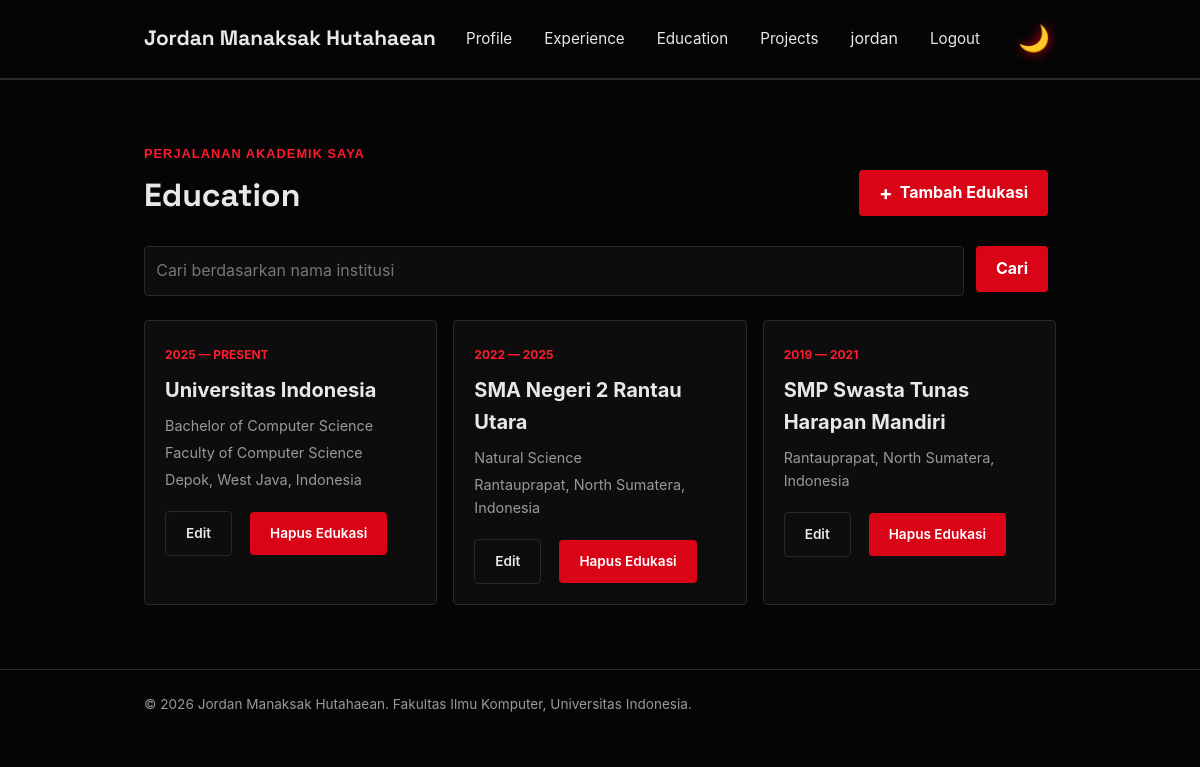
/education/ (signed in), run on the app's committed database.
### main/models.py (models this page shows, shortened)
class Education(models.Model):
    id = models.UUIDField(primary_key=True, default=uuid.uuid4, editable=False)
    institution = models.CharField(max_length=255)
    degree = models.CharField(max_length=255, blank=True, default="")
    faculty = models.CharField(max_length=255, blank=True, default="")
    location = models.CharField(max_length=255)
    start_year = models.IntegerField()
    end_year = models.IntegerField(null=True, blank=True)
    class Meta:
        ordering = ['-start_year']
    @property
    def year_display(self):
        if self.end_year:
            return f"{self.start_year} — {self.end_year}"
        return f"{self.start_year} — Present"

### main/views.py (the view)
# urls.py: path("education/", show_education, name="show_education"),
def show_education(request):
    json_response = get_education_json(request)
    educations = serializers.deserialize(
        "json", json_response.content.decode("utf-8")
    )
    educations = [edu.object for edu in educations]
    institution_query = request.GET.get("institution", "").strip()
    context = {
        "name": "Jordan Manaksak Hutahaean",
        "education_list": educations,
        "institution_query": institution_query,
    }
    return render(request, "education.html", context)

### main/views.py (called while the page is built)
def get_education_json(request):
    institution_query = request.GET.get("institution", "").strip()
    educations = Education.objects.all()
    if institution_query:
        educations = educations.filter(institution__icontains=institution_query)
    educations_json = serializers.serialize("json", educations)
    return HttpResponse(educations_json, content_type="application/json")

### templates/education.html (shortened to what this page needs)
{% extends 'base.html' %}
{% block content %}
<main>
    <section class="education-section" id="education">
        <div class="container">
            <p class="section-kicker">Perjalanan akademik saya</p>
            <div class="project-header">
                <h1>Education</h1>
                <a href="{% url 'main:create_education' %}"
                   class="button project-add-button">
                    <span aria-hidden="true">+</span>
                    Tambah Edukasi
                </a>
            </div>
            <form method="get"
                  action="{% url 'main:show_education' %}"
                  class="project-search">
                <input type="search"
                       name="institution"
                       value="{{ institution_query }}"
                       placeholder="Cari berdasarkan nama institusi"
                       class="project-search__input"
                       aria-label="Cari berdasarkan nama institusi">
                <button type="submit" class="button">Cari</button>
            </form>
            <div class="education-grid">
                {% for edu in education_list %}
                    <article class="education-card">
                        <span class="education-year">
                            {{ edu.year_display }}
                        </span>
                        <h2>{{ edu.institution }}</h2>
                        {% if edu.degree %}
                            <p class="education-degree">{{ edu.degree }}</p>
                        {% endif %}
                        {% if edu.faculty %}
                            <p class="education-faculty">
                                {{ edu.faculty }}
                            </p>
                        {% endif %}
                        <p class="education-location">
                            {{ edu.location }}
                        </p>
                        <div class="project-card-actions">
                            <div class="project-actions">
                                <a href="{% url 'main:update_education' edu.id %}" class="button button-secondary">Edit</a>
                                {% include "components/education_delete_modal.html" with education=edu %}
                            </div>
                        </div>
                    </article>
                {% endfor %}
            </div>
        </div>
    </section>
</main>
{% endblock content %}

### templates/base.html (shortened to what this page needs)
{% load static %}
<!DOCTYPE html>
<html lang="id">
<head>
    <link rel="stylesheet" href="{% static 'css/style.css' %}">
</head>
<body>
  <header class="site-header">
    <div class="container">
        <a href="{% url 'main:show_main' %}" class="brand">{{ name }}</a>
        <nav>
            <a href="{% url 'main:show_main' %}">Profile</a>
            <a href="{% url 'main:show_experience' %}">Experience</a>
            <a href="{% url 'main:show_education' %}">Education</a>
            <a href="{% url 'main:show_projects' %}">Projects</a>
            {% if user.is_authenticated %}
            <span class="nav-user">{{ user.username }}</span>
            <a href="{% url 'main:logout' %}">Logout</a>
            {% else %}
                <a href="{% url 'main:login' %}">Login</a>
                <a href="{% url 'main:register' %}">Register</a>
            {% endif %}
            <button class="theme-toggle-btn" id="themeToggle" aria-label="Toggle Theme">
            </button>
        </nav>
    </div>
  </header>
  {% block content %} {% endblock content %}
  <footer class="site-footer">
      <div class="container">
          <p>&copy; 2026 {{ name }}. Fakultas Ilmu Komputer, Universitas Indonesia.</p>
      </div>
  </footer>
</body>
</html>

### templates/components/education_delete_modal.html (shortened to what this page needs)
<p class="experience-status">
    <button type="button"
            class="button button-danger"
            popovertarget="delete-education-{{ education.id }}"
            aria-label="Hapus {{ education.institution }}"
            title="Hapus edukasi">
        Hapus Edukasi
    </button>
</p>

### static/css/style.css (style rules this page uses)
* { margin: 0; padding: 0; box-sizing: border-box; }
:root { --ink: #e8e8e8; --paper: #050505; --accent: #d90416; --accent-dark: #ff1a2e; --line: #292929; --text-muted: #999999; --card: #0d0d0d; --radius: 4px; --glow: rgba(217, 4, 22, 0.4); }
body { font-family: -apple-system, "Rajdhani", Roboto, Helvetica, Arial, sans-serif; color: var(--ink); background-color: var(--paper); line-height: 1.6; transition: background-color 0.3s ease, color 0.3s ease; }
h1, .brand { font-family: "Space Grotesk", -apple-system, sans-serif; }
.container { max-width: 960px; margin: 0 auto; padding: 0 1.5rem; }
.theme-toggle-btn { background: transparent; border: none; cursor: pointer; padding: 6px; font-size: 1.6rem; line-height: 1; display: flex; align-items: center; justify-content: center; transition: transform 0.2s ease, filter 0.3s ease; filter: drop-shadow(0 0 6px var(--accent)); }
.site-header { border-bottom: 1px solid var(--line); background-color: var(--paper); transition: background-color 0.3s ease, border-color 0.3s ease; }
.site-header .container { display: flex; justify-content: space-between; align-items: center; padding: 1.25rem 1.5rem; }
.brand { font-size: 1.3rem; font-weight: 700; color: var(--ink); text-decoration: none; }
.site-header nav { display: flex; align-items: center; gap: 2rem; }
.site-header nav a { color: var(--ink); text-decoration: none; font-size: 0.95rem; }
.section-kicker { color: var(--accent-dark); font-family: "Orbitron", sans-serif; font-size: 0.8rem; font-weight: 700; letter-spacing: 0.08em; text-transform: uppercase; }
.experience-status { margin-top: 1rem; font-size: 0.85rem; font-weight: 600; }
.education-section { padding: 4rem 0; border-top: 1px solid var(--line); }
.education-section h1 { margin: 0.4rem 0 1.5rem; font-size: 2rem; }
.education-grid { display: grid; grid-template-columns: repeat(auto-fit, minmax(240px, 1fr)); gap: 1rem; }
.education-card { padding: 1.25rem; background-color: var(--card); border: 1px solid var(--line); border-radius: var(--radius); transition: transform 0.3s ease, border-color 0.3s ease, box-shadow 0.3s ease, background-color 0.3s ease; }
.education-year { color: var(--accent-dark); font-size: 0.75rem; font-weight: 700; text-transform: uppercase; }
.education-card h2 { margin: 0.5rem 0; font-size: 1.25rem; }
.education-degree, .education-faculty, .education-location { color: var(--text-muted); font-size: 0.9rem; margin-bottom: 0.25rem; }
.button { display: inline-block; height: fit-content; border: 0; border-radius: var(--radius); padding: 0.65rem 1.25rem; background: var(--accent); color: #ffffff; cursor: pointer; font: inherit; font-weight: 700; text-decoration: none; transition: all 0.2s ease; margin-right: 0.5rem; }
.button-secondary { background: var(--card); border: 1px solid var(--line); color: var(--ink); }
.button-danger { background: var(--accent); color: #ffffff; }
.project-header { width: 100%; display: flex; justify-content: space-between; align-items: center; gap: 1rem; margin-bottom: 1.5rem; }
.project-header h1 { margin-bottom: 0; }
.project-add-button { display: inline-flex; align-items: center; gap: 0.45rem; }
.project-add-button span { font-size: 1.25rem; line-height: 1; }
.project-search { display: flex; gap: 0.75rem; margin-bottom: 1.5rem; }
.project-search__input { width: 100%; min-width: 0; padding: 0.7rem; border: 1px solid var(--line); border-radius: var(--radius); background: var(--card); color: var(--ink); font: inherit; transition: background-color 0.3s ease, color 0.3s ease; }
.project-actions { display: flex; align-items: center; flex-wrap: wrap; gap: 10px; margin-top: 1rem; }
.project-actions .button { font-size: 0.85rem; font-weight: 600; }
.project-card-actions { display: flex; flex-direction: column; margin-top: auto; }
.project-actions .experience-status { margin-top: 0; }
.site-footer { padding: 1.5rem; color: var(--text-muted); font-size: 0.85rem; border-top: 1px solid var(--line); background-color: var(--paper); transition: background-color 0.3s ease, border-color 0.3s ease; }

### data on the page
Education: year_display "2025 — PRESENT", institution "Universitas Indonesia", degree "Bachelor of Computer Science", faculty "Faculty of Computer Science", location "Depok, West Java, Indonesia"
Education: year_display "2022 — 2025", institution "SMA Negeri 2 Rantau Utara", degree "Natural Science", location "Rantauprapat, North Sumatera, Indonesia"
Education: year_display "2019 — 2021", institution "SMP Swasta Tunas Harapan Mandiri", location "Rantauprapat, North Sumatera, Indonesia"

### other printed values
{{ name }} "Jordan Manaksak Hutahaean"
{{ user.username }} "jordan"
